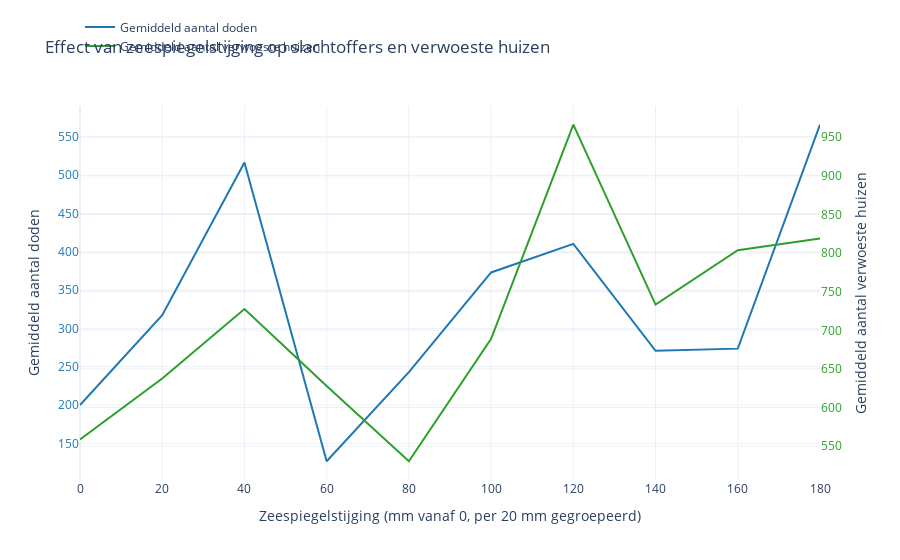

Notebook code cell kept with this figure:
### Markdown cell above
De stijgende schadebedragen suggereren dat tsunami’s in staat zijn om steeds meer waardevolle infrastructuur en bebouwing te treffen. Een hoger zeeniveau kan ertoe leiden dat het water verder landinwaarts reikt en daardoor grotere gebieden beschadigt. Tegelijkertijd zorgt de groei van steden in kustregio’s ervoor dat de potentiële schade per gebeurtenis stijgt. Hoewel er meerdere factoren meespelen, sluit dit patroon aan bij het argument, een stijgende zeespiegel draagt bij aan het verergeren van de impact van tsunami’s. Plot 3 onderstreept daarmee de economische consequenties van klimaatverandering in kustgebieden. Ook in Plot 2 wordt zichtbaar hoe de verwoestende impact van tsunami’s is toegenomen onder invloed van een stijgende zeespiegel. De grafiek toont het aantal dodelijke slachtoffers en het aantal volledig verwoeste huizen per tsunami.

### Code cell
import pandas as pd
import plotly.graph_objs as go

# --- 1. Mapping naar numerieke doden ---
deaths_mapping = {
    "None reported": 0,
    "Few (~1 to 50 people)": 25,
    "Some (~51 to 100 people)": 75,
    "Many (~101 to 1,000 people)": 550,
    "Very Many (~1001 or more people)": 1500
}
houses_map = {
    'Few (~1 to 50 houses)': 25,
    'Some (~51 to 100 houses)': 75,
    'Many (~101 to 1000 houses)': 550,
    'Very Many (~1001 or more houses)': 1500
}
merged["HOUSES_ESTIMATED"] = merged["HOUSES_TOTAL_DESCRIPTION"].map(houses_map)
merged["DEATHS_ESTIMATED"] = merged["DEATHS_TOTAL_DESCRIPTION"].map(deaths_mapping)

# --- 2. Zeespiegel corrigeren ---
min_sea = merged["Sea_Level_Change_mm"].min()
merged["Sea_Level_Corrected"] = merged["Sea_Level_Change_mm"] - min_sea

# --- 3. Bepaal decennium (optioneel) ---
merged["Decennium"] = (merged["Year"] // 10) * 10

# --- 4. Groeperen per 20mm zeespiegelbin ---
merged["Sea_Level_Bin"] = (merged["Sea_Level_Corrected"] // 20) * 20
grouped = merged.groupby("Sea_Level_Bin").agg({
    "DEATHS_ESTIMATED": "mean",
    "HOUSES_ESTIMATED": "mean",
    "Year": lambda x: int(x.mean())  # gemiddeld jaar als representatie
}).reset_index()

# --- 5. Laatste bin verwijderen ---
max_bin = grouped["Sea_Level_Bin"].max()
grouped = grouped[grouped["Sea_Level_Bin"] < max_bin]

# --- 6. Plot maken ---
fig = go.Figure()
min_sea = merged["Sea_Level_Change_mm"].min()
merged["Sea_Level_Corrected"] = merged["Sea_Level_Change_mm"] - min_sea


merged["Sea_Level_Bin"] = (merged["Sea_Level_Corrected"] // 20) * 20
grouped = merged.groupby("Sea_Level_Bin").agg({
    "DEATHS_ESTIMATED": "mean",
    "HOUSES_ESTIMATED": "mean",
    "Year": lambda x: int(x.mean())  # gemiddeld jaar als representatie
}).reset_index()

# --- 5. Laatste bin verwijderen ---
max_bin = grouped["Sea_Level_Bin"].max()
grouped = grouped[grouped["Sea_Level_Bin"] < max_bin]


# Lijn: Aantal doden (blauwgroen tint)
fig.add_trace(go.Scatter(
    x=grouped["Sea_Level_Bin"],
    y=grouped["DEATHS_ESTIMATED"],
    name="Gemiddeld aantal doden",
    mode="lines",
    line=dict(color="#1f77b4"),  # steel blue / blauw tint
    hovertemplate=(
        "%{y:.0f}<br>"
    ),
    customdata=grouped[["Year"]].values
))

# Lijn: Aantal verwoeste huizen (groentint)
fig.add_trace(go.Scatter(
    x=grouped["Sea_Level_Bin"],
    y=grouped["HOUSES_ESTIMATED"],
    name="Gemiddeld aantal verwoeste huizen",
    mode="lines",
    line=dict(color="#2ca02c"),  # forest green / groen tint
    yaxis="y2",
    hovertemplate=(
        "%{y:.0f}<br>" +
        "Zeespiegelstijging: %{x:.0f} mm<br>" +
        "Gemiddeld jaar: %{customdata[0]:.0f}"
    ),
    customdata=grouped[["Year"]].values
))

# --- 7. Layout ---
fig.update_layout(
    title="Effect van zeespiegelstijging op slachtoffers en verwoeste huizen",
    xaxis=dict(title="Zeespiegelstijging (mm vanaf 0, per 20 mm gegroepeerd)"),
    yaxis=dict(
        title="Gemiddeld aantal doden",
        tickfont=dict(color="#1f77b4")  # zelfde blauw als lijn
    ),
    yaxis2=dict(
        title="Gemiddeld aantal verwoeste huizen",
        tickfont=dict(color="#2ca02c"),  # zelfde groen als lijn
        overlaying="y",
        side="right"
    ),
    legend=dict(x=0.00, y=1.25),
    template="plotly_white",
    hovermode="x unified"
)

fig.show()

### Figure 1 — Plotly figure (JSON) as saved in the notebook; plotly's stock layout.template omitted (floating-point values rounded to 4 significant figures)
{"data": [{"customdata": [[1907], [1927], [1941], [1952], [1965], [1977], [1989], [1997], [2004], [2010]], "hovertemplate": "%{y:.0f}<br>", "line": {"color": "#1f77b4"}, "mode": "lines", "name": "Gemiddeld aantal doden", "type": "scatter", "x": [0.0, 20.0, 40.0, 60.0, 80.0, 100.0, 120.0, 140.0, 160.0, 180.0], "y": [200.0, 317.4, 516.7, 126.6, 242.9, 373.1, 410.4, 270.8, 273.6, 565.9]}, {"customdata": [[1907], [1927], [1941], [1952], [1965], [1977], [1989], [1997], [2004], [2010]], "hovertemplate": "%{y:.0f}<br>Zeespiegelstijging: %{x:.0f} mm<br>Gemiddeld jaar: %{customdata[0]:.0f}", "line": {"color": "#2ca02c"}, "mode": "lines", "name": "Gemiddeld aantal verwoeste huizen", "type": "scatter", "x": [0.0, 20.0, 40.0, 60.0, 80.0, 100.0, 120.0, 140.0, 160.0, 180.0], "y": [558.7, 637.5, 727.5, 627.9, 530.4, 689.1, 966.2, 733.3, 803.8, 818.8], "yaxis": "y2"}], "layout": {"hovermode": "x unified", "legend": {"x": 0, "y": 1.25}, "title": {"text": "Effect van zeespiegelstijging op slachtoffers en verwoeste huizen"}, "xaxis": {"title": {"text": "Zeespiegelstijging (mm vanaf 0, per 20 mm gegroepeerd)"}}, "yaxis": {"tickfont": {"color": "#1f77b4"}, "title": {"text": "Gemiddeld aantal doden"}}, "yaxis2": {"overlaying": "y", "side": "right", "tickfont": {"color": "#2ca02c"}, "title": {"text": "Gemiddeld aantal verwoeste huizen"}}}}
